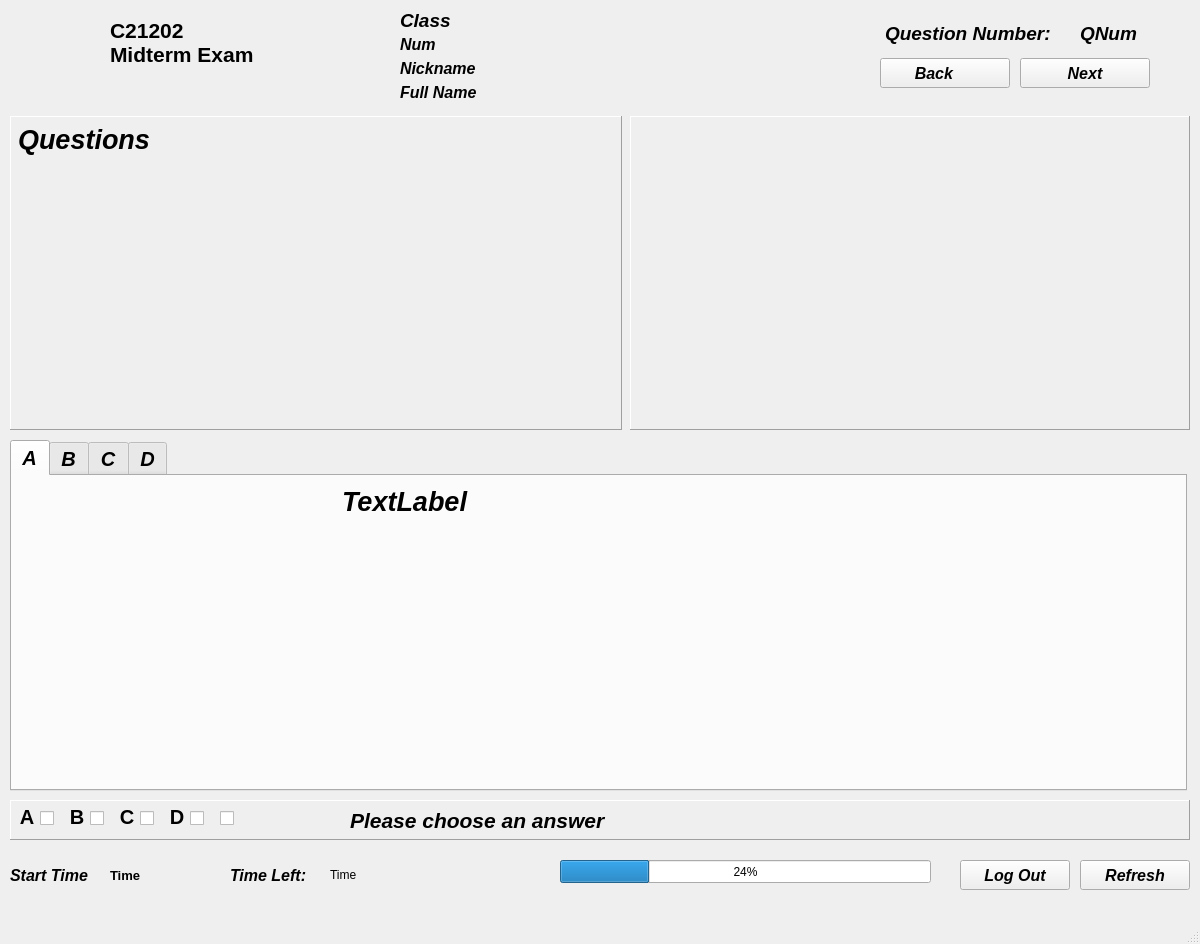
<?xml version="1.0" encoding="UTF-8"?>
<ui version="4.0">
 <class>ExamQuestions</class>
 <widget class="QMainWindow" name="ExamQuestions">
  <property name="geometry">
   <rect>
    <x>0</x>
    <y>0</y>
    <width>1200</width>
    <height>944</height>
   </rect>
  </property>
  <property name="minimumSize">
   <size>
    <width>1200</width>
    <height>944</height>
   </size>
  </property>
  <property name="maximumSize">
   <size>
    <width>1200</width>
    <height>944</height>
   </size>
  </property>
  <property name="windowTitle">
   <string>Exam Questions</string>
  </property>
  <property name="windowIcon">
   <iconset>
    <normaloff>img/ep_program_logo_user_acc_zrP_icon.ico</normaloff>img/ep_program_logo_user_acc_zrP_icon.ico</iconset>
  </property>
  <widget class="QWidget" name="centralwidget">
   <widget class="QPushButton" name="RefreshButton">
    <property name="geometry">
     <rect>
      <x>1080</x>
      <y>860</y>
      <width>110</width>
      <height>30</height>
     </rect>
    </property>
    <property name="font">
     <font>
      <pointsize>12</pointsize>
      <weight>75</weight>
      <italic>true</italic>
      <bold>true</bold>
     </font>
    </property>
    <property name="text">
     <string>Refresh</string>
    </property>
   </widget>
   <widget class="QPushButton" name="LogoutButton">
    <property name="geometry">
     <rect>
      <x>960</x>
      <y>860</y>
      <width>110</width>
      <height>30</height>
     </rect>
    </property>
    <property name="font">
     <font>
      <pointsize>12</pointsize>
      <weight>75</weight>
      <italic>true</italic>
      <bold>true</bold>
     </font>
    </property>
    <property name="statusTip">
     <string>Click to Log out user.</string>
    </property>
    <property name="text">
     <string>Log Out</string>
    </property>
    <property name="shortcut">
     <string>Esc</string>
    </property>
   </widget>
   <widget class="QWidget" name="TopWidget" native="true">
    <property name="geometry">
     <rect>
      <x>100</x>
      <y>8</y>
      <width>1090</width>
      <height>103</height>
     </rect>
    </property>
    <widget class="QLabel" name="ExamTitle">
     <property name="geometry">
      <rect>
       <x>10</x>
       <y>10</y>
       <width>201</width>
       <height>71</height>
      </rect>
     </property>
     <property name="font">
      <font>
       <pointsize>16</pointsize>
       <weight>75</weight>
       <italic>false</italic>
       <bold>true</bold>
      </font>
     </property>
     <property name="text">
      <string>C21202
Midterm Exam </string>
     </property>
     <property name="alignment">
      <set>Qt::AlignLeading|Qt::AlignLeft|Qt::AlignTop</set>
     </property>
    </widget>
    <widget class="QLabel" name="ClassLabel">
     <property name="geometry">
      <rect>
       <x>300</x>
       <y>4</y>
       <width>90</width>
       <height>16</height>
      </rect>
     </property>
     <property name="font">
      <font>
       <pointsize>14</pointsize>
       <weight>75</weight>
       <italic>true</italic>
       <bold>true</bold>
      </font>
     </property>
     <property name="text">
      <string>Class</string>
     </property>
    </widget>
    <widget class="QLabel" name="StudentNicknameLabel">
     <property name="geometry">
      <rect>
       <x>300</x>
       <y>50</y>
       <width>160</width>
       <height>20</height>
      </rect>
     </property>
     <property name="font">
      <font>
       <pointsize>12</pointsize>
       <weight>75</weight>
       <italic>true</italic>
       <bold>true</bold>
      </font>
     </property>
     <property name="text">
      <string>Nickname</string>
     </property>
    </widget>
    <widget class="QPushButton" name="ForwardButton">
     <property name="geometry">
      <rect>
       <x>920</x>
       <y>50</y>
       <width>130</width>
       <height>30</height>
      </rect>
     </property>
     <property name="font">
      <font>
       <pointsize>12</pointsize>
       <weight>75</weight>
       <italic>true</italic>
       <bold>true</bold>
      </font>
     </property>
     <property name="statusTip">
      <string>Click to go to the next question.</string>
     </property>
     <property name="layoutDirection">
      <enum>Qt::RightToLeft</enum>
     </property>
     <property name="text">
      <string>Next</string>
     </property>
     <property name="icon">
      <iconset>
       <normaloff>img/Ep logo60x60.png</normaloff>img/Ep logo60x60.png</iconset>
     </property>
     <property name="shortcut">
      <string>Right, Return</string>
     </property>
    </widget>
    <widget class="QPushButton" name="BackButton">
     <property name="geometry">
      <rect>
       <x>780</x>
       <y>50</y>
       <width>130</width>
       <height>30</height>
      </rect>
     </property>
     <property name="font">
      <font>
       <pointsize>12</pointsize>
       <weight>75</weight>
       <italic>true</italic>
       <bold>true</bold>
      </font>
     </property>
     <property name="text">
      <string>Back     </string>
     </property>
     <property name="icon">
      <iconset>
       <normaloff>../06Icons_and_Logos/ep_program_logo_user_acc_zrP_icon.ico</normaloff>../06Icons_and_Logos/ep_program_logo_user_acc_zrP_icon.ico</iconset>
     </property>
     <property name="shortcut">
      <string>Left</string>
     </property>
    </widget>
    <widget class="QLabel" name="QuestionNumber">
     <property name="geometry">
      <rect>
       <x>980</x>
       <y>10</y>
       <width>70</width>
       <height>30</height>
      </rect>
     </property>
     <property name="font">
      <font>
       <pointsize>14</pointsize>
       <weight>75</weight>
       <italic>true</italic>
       <bold>true</bold>
      </font>
     </property>
     <property name="text">
      <string>QNum</string>
     </property>
     <property name="alignment">
      <set>Qt::AlignLeading|Qt::AlignLeft|Qt::AlignVCenter</set>
     </property>
    </widget>
    <widget class="QLabel" name="StudentNameLabel">
     <property name="geometry">
      <rect>
       <x>300</x>
       <y>74</y>
       <width>260</width>
       <height>20</height>
      </rect>
     </property>
     <property name="font">
      <font>
       <pointsize>12</pointsize>
       <weight>75</weight>
       <italic>true</italic>
       <bold>true</bold>
      </font>
     </property>
     <property name="text">
      <string>Full Name</string>
     </property>
    </widget>
    <widget class="QLabel" name="StudentNumberLabel">
     <property name="geometry">
      <rect>
       <x>300</x>
       <y>28</y>
       <width>70</width>
       <height>16</height>
      </rect>
     </property>
     <property name="font">
      <font>
       <pointsize>12</pointsize>
       <weight>75</weight>
       <italic>true</italic>
       <bold>true</bold>
      </font>
     </property>
     <property name="text">
      <string>Num</string>
     </property>
    </widget>
    <widget class="QLabel" name="StudentPhotoLabel">
     <property name="geometry">
      <rect>
       <x>200</x>
       <y>4</y>
       <width>75</width>
       <height>90</height>
      </rect>
     </property>
     <property name="text">
      <string/>
     </property>
     <property name="pixmap">
      <pixmap>img/blank_girl.png</pixmap>
     </property>
     <property name="scaledContents">
      <bool>true</bool>
     </property>
    </widget>
    <widget class="QLabel" name="QuestionNumberLabel">
     <property name="geometry">
      <rect>
       <x>785</x>
       <y>10</y>
       <width>186</width>
       <height>30</height>
      </rect>
     </property>
     <property name="font">
      <font>
       <pointsize>14</pointsize>
       <weight>75</weight>
       <italic>true</italic>
       <bold>true</bold>
      </font>
     </property>
     <property name="text">
      <string>Question Number:</string>
     </property>
    </widget>
   </widget>
   <widget class="QLabel" name="Questions">
    <property name="geometry">
     <rect>
      <x>10</x>
      <y>116</y>
      <width>612</width>
      <height>314</height>
     </rect>
    </property>
    <property name="font">
     <font>
      <pointsize>20</pointsize>
      <weight>75</weight>
      <italic>true</italic>
      <bold>true</bold>
     </font>
    </property>
    <property name="frameShape">
     <enum>QFrame::Panel</enum>
    </property>
    <property name="frameShadow">
     <enum>QFrame::Raised</enum>
    </property>
    <property name="text">
     <string>Questions</string>
    </property>
    <property name="alignment">
     <set>Qt::AlignLeading|Qt::AlignLeft|Qt::AlignTop</set>
    </property>
    <property name="wordWrap">
     <bool>true</bool>
    </property>
   </widget>
   <widget class="QProgressBar" name="CompletedProgressBar">
    <property name="geometry">
     <rect>
      <x>560</x>
      <y>860</y>
      <width>371</width>
      <height>23</height>
     </rect>
    </property>
    <property name="statusTip">
     <string>Amount you have completed.</string>
    </property>
    <property name="value">
     <number>24</number>
    </property>
    <property name="format">
     <string>%p%</string>
    </property>
   </widget>
   <widget class="QLabel" name="StartTime">
    <property name="geometry">
     <rect>
      <x>110</x>
      <y>860</y>
      <width>111</width>
      <height>30</height>
     </rect>
    </property>
    <property name="font">
     <font>
      <pointsize>10</pointsize>
      <weight>75</weight>
      <bold>true</bold>
     </font>
    </property>
    <property name="text">
     <string>Time</string>
    </property>
   </widget>
   <widget class="QFrame" name="VideoFrame">
    <property name="geometry">
     <rect>
      <x>630</x>
      <y>116</y>
      <width>560</width>
      <height>314</height>
     </rect>
    </property>
    <property name="frameShape">
     <enum>QFrame::Panel</enum>
    </property>
    <property name="frameShadow">
     <enum>QFrame::Raised</enum>
    </property>
   </widget>
   <widget class="QTabWidget" name="tabWidget">
    <property name="geometry">
     <rect>
      <x>10</x>
      <y>440</y>
      <width>1177</width>
      <height>351</height>
     </rect>
    </property>
    <property name="maximumSize">
     <size>
      <width>1177</width>
      <height>351</height>
     </size>
    </property>
    <property name="font">
     <font>
      <pointsize>15</pointsize>
      <weight>75</weight>
      <italic>true</italic>
      <bold>true</bold>
     </font>
    </property>
    <property name="statusTip">
     <string>Click to view possible answers.</string>
    </property>
    <property name="currentIndex">
     <number>0</number>
    </property>
    <widget class="QWidget" name="AnswerATab">
     <attribute name="title">
      <string>A</string>
     </attribute>
     <widget class="QLabel" name="AnswerTextA">
      <property name="geometry">
       <rect>
        <x>330</x>
        <y>10</y>
        <width>830</width>
        <height>340</height>
       </rect>
      </property>
      <property name="font">
       <font>
        <pointsize>20</pointsize>
        <weight>75</weight>
        <italic>true</italic>
        <bold>true</bold>
       </font>
      </property>
      <property name="text">
       <string>TextLabel</string>
      </property>
      <property name="alignment">
       <set>Qt::AlignLeading|Qt::AlignLeft|Qt::AlignTop</set>
      </property>
      <property name="wordWrap">
       <bool>true</bool>
      </property>
     </widget>
    </widget>
    <widget class="QWidget" name="AnswerBTab">
     <attribute name="title">
      <string>B</string>
     </attribute>
     <widget class="QLabel" name="AnswerTextB">
      <property name="geometry">
       <rect>
        <x>330</x>
        <y>10</y>
        <width>830</width>
        <height>340</height>
       </rect>
      </property>
      <property name="font">
       <font>
        <pointsize>20</pointsize>
        <weight>75</weight>
        <italic>true</italic>
        <bold>true</bold>
       </font>
      </property>
      <property name="text">
       <string>TextLabel</string>
      </property>
      <property name="alignment">
       <set>Qt::AlignLeading|Qt::AlignLeft|Qt::AlignTop</set>
      </property>
      <property name="wordWrap">
       <bool>true</bool>
      </property>
     </widget>
    </widget>
    <widget class="QWidget" name="AnswerCTab">
     <attribute name="title">
      <string>C</string>
     </attribute>
     <widget class="QLabel" name="AnswerTextC">
      <property name="geometry">
       <rect>
        <x>330</x>
        <y>10</y>
        <width>830</width>
        <height>340</height>
       </rect>
      </property>
      <property name="font">
       <font>
        <pointsize>20</pointsize>
        <weight>75</weight>
        <italic>true</italic>
        <bold>true</bold>
       </font>
      </property>
      <property name="text">
       <string>TextLabel</string>
      </property>
      <property name="alignment">
       <set>Qt::AlignLeading|Qt::AlignLeft|Qt::AlignTop</set>
      </property>
      <property name="wordWrap">
       <bool>true</bool>
      </property>
     </widget>
    </widget>
    <widget class="QWidget" name="AnswerDTab">
     <attribute name="title">
      <string>D</string>
     </attribute>
     <widget class="QLabel" name="AnswerTextD">
      <property name="geometry">
       <rect>
        <x>330</x>
        <y>10</y>
        <width>830</width>
        <height>340</height>
       </rect>
      </property>
      <property name="font">
       <font>
        <pointsize>20</pointsize>
        <weight>75</weight>
        <italic>true</italic>
        <bold>true</bold>
       </font>
      </property>
      <property name="text">
       <string>TextLabel</string>
      </property>
      <property name="textFormat">
       <enum>Qt::PlainText</enum>
      </property>
      <property name="alignment">
       <set>Qt::AlignLeading|Qt::AlignLeft|Qt::AlignTop</set>
      </property>
      <property name="wordWrap">
       <bool>true</bool>
      </property>
     </widget>
    </widget>
   </widget>
   <widget class="QFrame" name="frame">
    <property name="geometry">
     <rect>
      <x>10</x>
      <y>800</y>
      <width>1180</width>
      <height>40</height>
     </rect>
    </property>
    <property name="frameShape">
     <enum>QFrame::Panel</enum>
    </property>
    <property name="frameShadow">
     <enum>QFrame::Raised</enum>
    </property>
    <widget class="QCheckBox" name="AnswerACheckBox">
     <property name="geometry">
      <rect>
       <x>30</x>
       <y>10</y>
       <width>20</width>
       <height>17</height>
      </rect>
     </property>
     <property name="statusTip">
      <string>Click to choose Answer A.</string>
     </property>
     <property name="text">
      <string comment="Your Space 1 "/>
     </property>
     <property name="shortcut">
      <string>A</string>
     </property>
     <attribute name="buttonGroup">
      <string notr="true">AnswerButtonGroup</string>
     </attribute>
    </widget>
    <widget class="QLabel" name="Alabel">
     <property name="geometry">
      <rect>
       <x>4</x>
       <y>4</y>
       <width>26</width>
       <height>26</height>
      </rect>
     </property>
     <property name="font">
      <font>
       <pointsize>15</pointsize>
       <weight>75</weight>
       <italic>false</italic>
       <bold>true</bold>
      </font>
     </property>
     <property name="text">
      <string>A</string>
     </property>
     <property name="alignment">
      <set>Qt::AlignCenter</set>
     </property>
    </widget>
    <widget class="QCheckBox" name="AnswerBCheckBox">
     <property name="geometry">
      <rect>
       <x>80</x>
       <y>10</y>
       <width>20</width>
       <height>17</height>
      </rect>
     </property>
     <property name="statusTip">
      <string>Click to choose Answer B.</string>
     </property>
     <property name="text">
      <string comment="Your Space 1 "/>
     </property>
     <property name="shortcut">
      <string>B</string>
     </property>
     <attribute name="buttonGroup">
      <string notr="true">AnswerButtonGroup</string>
     </attribute>
    </widget>
    <widget class="QLabel" name="Blabel">
     <property name="geometry">
      <rect>
       <x>54</x>
       <y>4</y>
       <width>26</width>
       <height>26</height>
      </rect>
     </property>
     <property name="font">
      <font>
       <pointsize>15</pointsize>
       <weight>75</weight>
       <italic>false</italic>
       <bold>true</bold>
      </font>
     </property>
     <property name="text">
      <string>B</string>
     </property>
     <property name="alignment">
      <set>Qt::AlignCenter</set>
     </property>
    </widget>
    <widget class="QCheckBox" name="AnswerCCheckBox">
     <property name="geometry">
      <rect>
       <x>130</x>
       <y>10</y>
       <width>20</width>
       <height>17</height>
      </rect>
     </property>
     <property name="statusTip">
      <string>Click to choose Answer C.</string>
     </property>
     <property name="text">
      <string comment="Your Space 1 "/>
     </property>
     <property name="shortcut">
      <string>C</string>
     </property>
     <attribute name="buttonGroup">
      <string notr="true">AnswerButtonGroup</string>
     </attribute>
    </widget>
    <widget class="QLabel" name="Clabel">
     <property name="geometry">
      <rect>
       <x>104</x>
       <y>4</y>
       <width>26</width>
       <height>26</height>
      </rect>
     </property>
     <property name="font">
      <font>
       <pointsize>15</pointsize>
       <weight>75</weight>
       <italic>false</italic>
       <bold>true</bold>
      </font>
     </property>
     <property name="text">
      <string>C</string>
     </property>
     <property name="alignment">
      <set>Qt::AlignCenter</set>
     </property>
    </widget>
    <widget class="QCheckBox" name="AnswerDCheckBox">
     <property name="geometry">
      <rect>
       <x>180</x>
       <y>10</y>
       <width>20</width>
       <height>17</height>
      </rect>
     </property>
     <property name="statusTip">
      <string>Click to choose Answer D.</string>
     </property>
     <property name="text">
      <string comment="Your Space 1 "/>
     </property>
     <property name="shortcut">
      <string>D</string>
     </property>
     <attribute name="buttonGroup">
      <string notr="true">AnswerButtonGroup</string>
     </attribute>
    </widget>
    <widget class="QLabel" name="Dlabel">
     <property name="geometry">
      <rect>
       <x>154</x>
       <y>4</y>
       <width>26</width>
       <height>26</height>
      </rect>
     </property>
     <property name="font">
      <font>
       <pointsize>15</pointsize>
       <weight>75</weight>
       <italic>false</italic>
       <bold>true</bold>
      </font>
     </property>
     <property name="text">
      <string>D</string>
     </property>
     <property name="alignment">
      <set>Qt::AlignCenter</set>
     </property>
    </widget>
    <widget class="QCheckBox" name="FalsecheckBox">
     <property name="geometry">
      <rect>
       <x>210</x>
       <y>10</y>
       <width>70</width>
       <height>17</height>
      </rect>
     </property>
     <property name="focusPolicy">
      <enum>Qt::NoFocus</enum>
     </property>
     <property name="text">
      <string/>
     </property>
     <attribute name="buttonGroup">
      <string notr="true">AnswerButtonGroup</string>
     </attribute>
    </widget>
    <widget class="QLabel" name="MsgLabel">
     <property name="geometry">
      <rect>
       <x>340</x>
       <y>4</y>
       <width>1000</width>
       <height>32</height>
      </rect>
     </property>
     <property name="font">
      <font>
       <pointsize>16</pointsize>
       <weight>75</weight>
       <italic>true</italic>
       <bold>true</bold>
      </font>
     </property>
     <property name="text">
      <string>Please choose an answer</string>
     </property>
    </widget>
    <widget class="QLabel" name="ArrowLabel">
     <property name="geometry">
      <rect>
       <x>256</x>
       <y>5</y>
       <width>60</width>
       <height>30</height>
      </rect>
     </property>
     <property name="text">
      <string/>
     </property>
     <property name="pixmap">
      <pixmap>../06Icons_and_Logos/Left_Arrow.png</pixmap>
     </property>
    </widget>
   </widget>
   <widget class="QLabel" name="StartTimelabel">
    <property name="geometry">
     <rect>
      <x>10</x>
      <y>860</y>
      <width>93</width>
      <height>30</height>
     </rect>
    </property>
    <property name="font">
     <font>
      <pointsize>12</pointsize>
      <weight>75</weight>
      <italic>true</italic>
      <bold>true</bold>
     </font>
    </property>
    <property name="text">
     <string>Start Time</string>
    </property>
   </widget>
   <widget class="QLabel" name="SchoolLabel">
    <property name="geometry">
     <rect>
      <x>10</x>
      <y>10</y>
      <width>75</width>
      <height>97</height>
     </rect>
    </property>
    <property name="text">
     <string/>
    </property>
    <property name="pixmap">
     <pixmap>img/School logo75x97_grad.png</pixmap>
    </property>
   </widget>
   <widget class="QLabel" name="TimeLeft">
    <property name="geometry">
     <rect>
      <x>330</x>
      <y>860</y>
      <width>111</width>
      <height>30</height>
     </rect>
    </property>
    <property name="text">
     <string>Time</string>
    </property>
   </widget>
   <widget class="QLabel" name="TimeLeftlabel">
    <property name="geometry">
     <rect>
      <x>230</x>
      <y>860</y>
      <width>93</width>
      <height>30</height>
     </rect>
    </property>
    <property name="font">
     <font>
      <pointsize>12</pointsize>
      <weight>75</weight>
      <italic>true</italic>
      <bold>true</bold>
     </font>
    </property>
    <property name="text">
     <string>Time Left:</string>
    </property>
   </widget>
  </widget>
  <widget class="QMenuBar" name="menubar">
   <property name="geometry">
    <rect>
     <x>0</x>
     <y>0</y>
     <width>1200</width>
     <height>21</height>
    </rect>
   </property>
  </widget>
  <widget class="QStatusBar" name="statusbar"/>
 </widget>
 <tabstops>
  <tabstop>tabWidget</tabstop>
  <tabstop>AnswerACheckBox</tabstop>
  <tabstop>AnswerBCheckBox</tabstop>
  <tabstop>AnswerCCheckBox</tabstop>
  <tabstop>AnswerDCheckBox</tabstop>
  <tabstop>ForwardButton</tabstop>
  <tabstop>LogoutButton</tabstop>
  <tabstop>BackButton</tabstop>
  <tabstop>RefreshButton</tabstop>
 </tabstops>
 <resources/>
 <connections>
  <connection>
   <sender>LogoutButton</sender>
   <signal>clicked()</signal>
   <receiver>ExamQuestions</receiver>
   <slot>logout_button_clicked()</slot>
   <hints>
    <hint type="sourcelabel">
     <x>591</x>
     <y>910</y>
    </hint>
    <hint type="destinationlabel">
     <x>495</x>
     <y>525</y>
    </hint>
   </hints>
  </connection>
  <connection>
   <sender>RefreshButton</sender>
   <signal>clicked()</signal>
   <receiver>ExamQuestions</receiver>
   <slot>exam_refresh_button_clicked()</slot>
   <hints>
    <hint type="sourcelabel">
     <x>715</x>
     <y>910</y>
    </hint>
    <hint type="destinationlabel">
     <x>682</x>
     <y>481</y>
    </hint>
   </hints>
  </connection>
  <connection>
   <sender>BackButton</sender>
   <signal>clicked()</signal>
   <receiver>ExamQuestions</receiver>
   <slot>back_button_clicked()</slot>
   <hints>
    <hint type="sourcelabel">
     <x>997</x>
     <y>39</y>
    </hint>
    <hint type="destinationlabel">
     <x>876</x>
     <y>-10</y>
    </hint>
   </hints>
  </connection>
  <connection>
   <sender>ForwardButton</sender>
   <signal>clicked()</signal>
   <receiver>ExamQuestions</receiver>
   <slot>forward_button_clicked()</slot>
   <hints>
    <hint type="sourcelabel">
     <x>1104</x>
     <y>49</y>
    </hint>
    <hint type="destinationlabel">
     <x>1002</x>
     <y>-13</y>
    </hint>
   </hints>
  </connection>
 </connections>
 <slots>
  <slot>logout_button_clicked()</slot>
  <slot>exam_refresh_button_clicked()</slot>
  <slot>back_button_clicked()</slot>
  <slot>forward_button_clicked()</slot>
 </slots>
 <buttongroups>
  <buttongroup name="AnswerButtonGroup"/>
 </buttongroups>
</ui>
